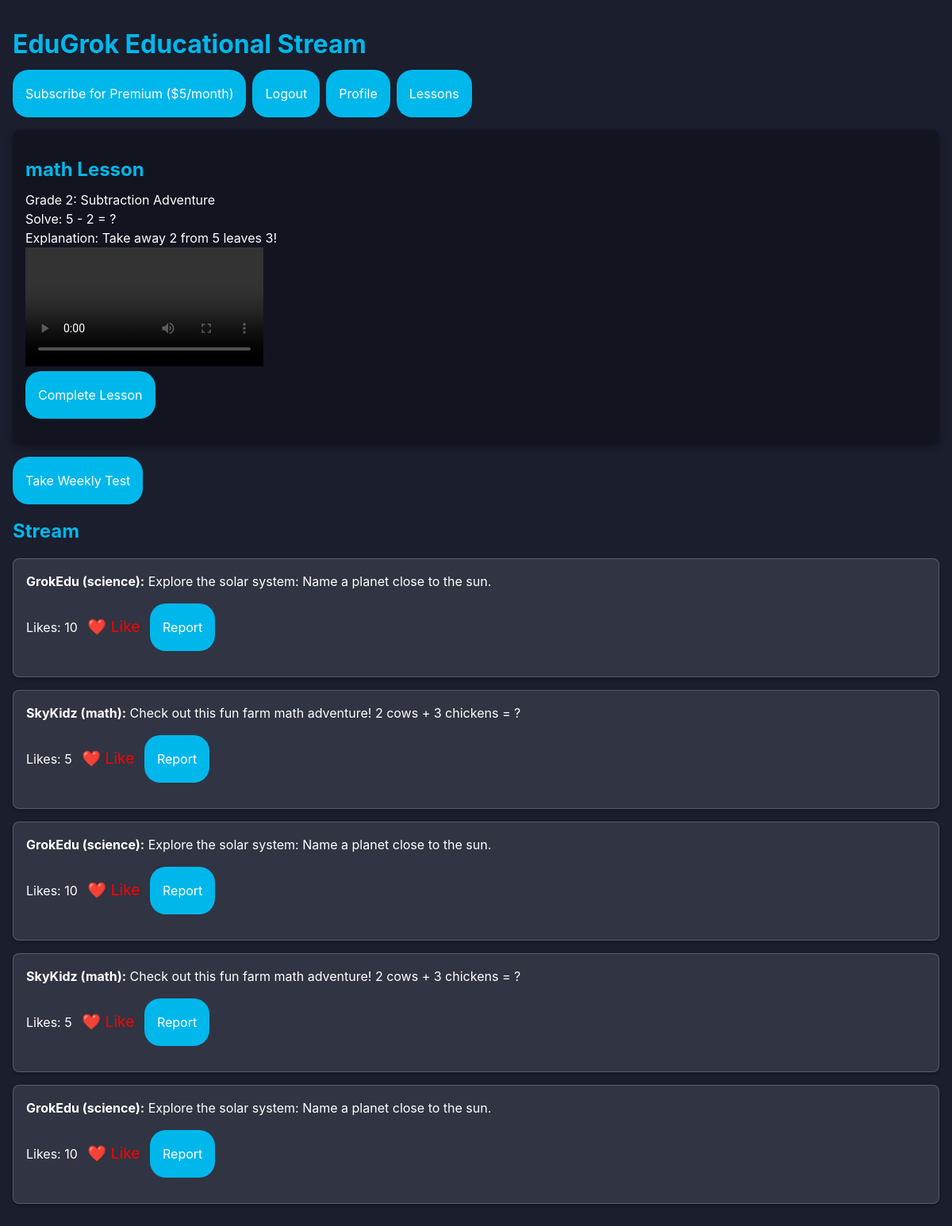
/ (signed in), run on the app's committed database.
### tables this page shows
CREATE TABLE lessons 
                     (id INTEGER PRIMARY KEY AUTOINCREMENT, user_id INTEGER, grade INTEGER, 
                      subject TEXT, content TEXT, completed INTEGER DEFAULT 0, 
                      FOREIGN KEY (user_id) REFERENCES users(id));

CREATE TABLE posts 
                     (id INTEGER PRIMARY KEY AUTOINCREMENT, user_id INTEGER, content TEXT, subject TEXT, 
                      likes INTEGER DEFAULT 0, reported INTEGER DEFAULT 0, 
                      FOREIGN KEY (user_id) REFERENCES users(id));

CREATE TABLE users 
                         (id INTEGER PRIMARY KEY AUTOINCREMENT, email TEXT UNIQUE, password TEXT, 
                          grade INTEGER, theme TEXT, subscribed INTEGER DEFAULT 0, handle TEXT);

### app.py (the view)
@app.route('/')
def home():
    logger.debug("Accessing home route")
    if 'user_id' not in session:
        logger.debug("No user_id in session, redirecting to login")
        return redirect(url_for('login'))
    try:
        conn = get_db()
        c = conn.cursor()
        logger.debug(f"Fetching posts for user_id={session['user_id']}")
        c.execute("SELECT p.id, p.content, p.subject, p.likes, u.handle, p.reported FROM posts p JOIN users u ON p.user_id = u.id WHERE p.reported = 0 ORDER BY p.id DESC LIMIT 5")
        posts = [dict(id=row['id'], content=filter_content(row['content']), subject=row['subject'], likes=row['likes'], handle=row['handle'], reported=row['reported']) for row in c.fetchall()]
        grade = session.get('grade', 1)
        if not isinstance(grade, int):
            logger.warning(f"Invalid grade in session: {grade}, defaulting to 1")
            grade = 1
        logger.debug(f"Fetching lesson for user_id={session['user_id']}, grade={grade}")
        c.execute("SELECT id, subject, content, completed FROM lessons WHERE (user_id IS NULL OR user_id = ?) AND grade = ? AND completed = 0 LIMIT 1", (session['user_id'], grade))
        lesson_row = c.fetchone()
        lesson = dict(lesson_row) if lesson_row else None
        logger.debug(f"Fetching test for user_id={session['user_id']}")
        c.execute("SELECT id, grade, score, date FROM tests WHERE user_id = ? ORDER BY date DESC LIMIT 1", (session['user_id'],))
        test_row = c.fetchone()
        test = dict(test_row) if test_row else None
        logger.debug(f"Rendering home.html with posts={len(posts)}, lesson={lesson is not None}, test={test is not None}")
        return render_template('home.html', posts=posts or [], lesson=lesson, test=test, subscribed=session.get('subscribed', False), theme=session.get('theme', 'astronaut'))
    except Exception as e:
        logger.error(f"Home route failed: {e}")
        return render_template('error.html', error="Failed to load feed. Please try again.", theme=session.get('theme', 'astronaut')), 500

### app.py (called while the page is built)
def filter_content(content):
    if not isinstance(content, str):
        return ""
    for word in BAD_WORDS:
        content = re.sub(rf'\b{word}\b', '***', content, flags=re.IGNORECASE)
    return content

def get_db():
    if 'db' not in g:
        db_path = 'edugrok.db'
        if os.path.exists('/data/edugrok.db'):
            db_path = '/data/edugrok.db'
        try:
            g.db = sqlite3.connect(db_path, timeout=10)
            g.db.execute('PRAGMA journal_mode=WAL;')
            g.db.row_factory = sqlite3.Row
            logger.debug(f"Connected to DB at {db_path}")
            if db_path == '/data/edugrok.db':
                try:
                    os.chmod(db_path, 0o666)
                except Exception as e:
                    logger.warning(f"Failed to set permissions on {db_path}: {e}")
        except Exception as e:
            logger.error(f"Failed to connect to DB at {db_path}: {e}")
            raise
    return g.db

### templates/home.html (shortened to what this page needs)
<!DOCTYPE html>
<html lang="en">
<head>
    <link rel="stylesheet" href="/static/style.css">
</head>
<body class="{{ theme }}">
    <h1>EduGrok Educational Stream</h1>
    <div class="nav">
        {% if not subscribed %}
            <a href="/subscribe" class="btn">Subscribe for Premium ($5/month)</a>
        {% endif %}
        <a href="/logout" class="btn">Logout</a>
        <a href="/profile" class="btn">Profile</a>
        <a href="/lessons" class="btn">Lessons</a>
    </div>
    {% if lesson %}
        <div class="lesson-card">
            <h2>{{ lesson['subject'] }} Lesson</h2>
            {{ lesson['content'] | safe }}
            <div class="nav">
                <a href="/complete_lesson/{{ lesson['id'] }}" class="btn">Complete Lesson</a>
            </div>
        </div>
    {% endif %}
    {% if test %}
        <div class="lesson-card">
            <h2>Weekly Test (Grade {{ test['grade'] }})</h2>
            <p>Score: {{ test['score'] }} | Taken: {{ test['date'] }}</p>
            <a href="/game?score={{ test['score'] }}" class="btn">Play Boss Battle</a>
        </div>
    {% else %}
        <a href="/test" class="btn">Take Weekly Test</a>
    {% endif %}
    <h2>Stream</h2>
    {% for post in posts %}
        <div class="feed-post">
            <strong>{{ post.handle }} ({{ post.subject }}):</strong> {{ post.content }}
            <p>Likes: {{ post.likes }} <a href="/like/{{ post.id }}" class="like-btn">❤️ Like</a> <a href="/report/{{ post.id }}" class="btn">Report</a></p>
        </div>
    {% endfor %}
</body>
</html>

### static/style.css (style rules this page uses)
body { font-family: -apple-system, BlinkMacSystemFont, "Segoe UI", Roboto, Helvetica, Arial, sans-serif; margin: 0; padding: 16px; background-color: #1a1e2d; color: #ffffff; line-height: 1.5; }
h1, h2 { color: #00b7eb; margin: 16px 0 8px; }
a { color: #00b7eb; text-decoration: none; }
.nav { display: flex; flex-wrap: wrap; gap: 8px; margin-bottom: 16px; }
.feed-post { background-color: rgba(255, 255, 255, 0.1); border: 1px solid rgba(255, 255, 255, 0.2); border-radius: 8px; padding: 16px; margin: 16px 0; box-shadow: 0 2px 4px rgba(0, 0, 0, 0.2); }
.btn { background-color: #00b7eb; color: #fff; padding: 8px 16px; border: none; border-radius: 20px; cursor: pointer; transition: background-color 0.3s; min-width: 44px; min-height: 44px; display: inline-flex; align-items: center; justify-content: center; }
.like-btn { background: none; color: #ff0000; font-size: 1.2em; padding: 8px; }
.lesson-card, .game-container { background-color: rgba(0, 0, 0, 0.3); border-radius: 8px; padding: 16px; margin: 16px 0; box-shadow: 0 4px 8px rgba(0, 0, 0, 0.3); }

### data on the page
lessons: subject "math", content "Grade 2: Subtraction Adventure Solve: 5 - 2 = ? Explanation: Take away 2 from 5 leaves 3!"
posts: handle "GrokEdu", subject "science", content "Explore the solar system: Name a planet close to the sun.", likes "10"
posts: handle "SkyKidz", subject "math", content "Check out this fun farm math adventure! 2 cows + 3 chickens = ?", likes "5"
posts: handle "GrokEdu", subject "science", content "Explore the solar system: Name a planet close to the sun.", likes "10"
posts: handle "SkyKidz", subject "math", content "Check out this fun farm math adventure! 2 cows + 3 chickens = ?", likes "5"
posts: handle "GrokEdu", subject "science", content "Explore the solar system: Name a planet close to the sun.", likes "10"
